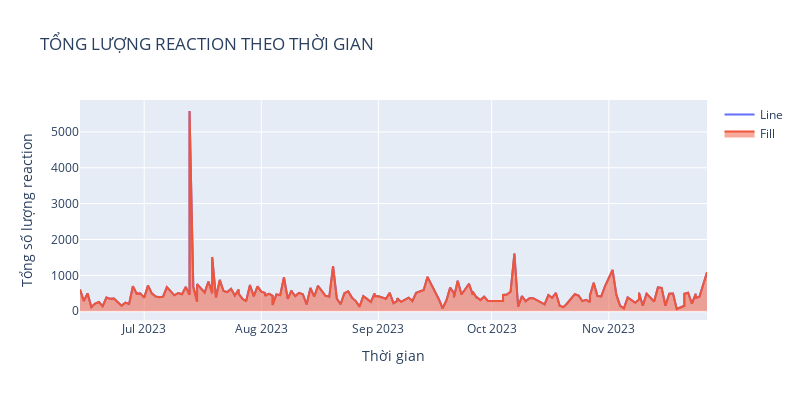

The code cell stored with this chart in its notebook:
### Code cell
fig = go.Figure()

fig.add_trace(go.Scatter(x=dates, y=y, mode='lines', name='Line'))
fig.add_trace(go.Scatter(x=dates, y=y, fill='tozeroy', name='Fill'))

fig.update_layout(
    title="TỔNG LƯỢNG REACTION THEO THỜI GIAN",
    xaxis=dict(title='Thời gian'),
    yaxis=dict(title='Tổng số lượng reaction'),
    width=800,
    height=400
)

fig.show()

### Figure 1 — Plotly figure (JSON) as saved in the notebook; plotly's stock layout.template omitted (floating-point values rounded to 4 significant figures; data arrays with more than 128 entries replaced by an {"elided": "..."} marker saying what was removed)
{"data": [{"mode": "lines", "name": "Line", "type": "scatter", "x": {"elided": "167 str values"}, "y": {"elided": "167 int values"}}, {"fill": "tozeroy", "name": "Fill", "type": "scatter", "x": {"elided": "167 str values"}, "y": {"elided": "167 int values"}}], "layout": {"height": 400, "title": {"text": "TỔNG LƯỢNG REACTION THEO THỜI GIAN"}, "width": 800, "xaxis": {"title": {"text": "Thời gian"}}, "yaxis": {"title": {"text": "Tổng số lượng reaction"}}}}
